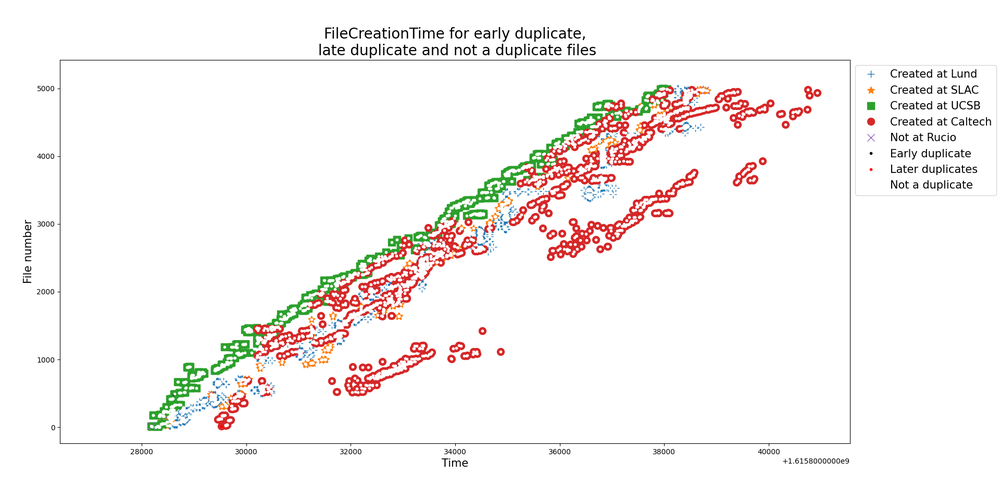
#> input picture 1_1.png, 1000 x 498 px, shrunk from 1920 x 956 before the run
$ python -i compare_sum.py   (imports and definitions only)
#> lines starting #> are read from the running program, lines starting #| are printed output that depends on the picture
import statistics
from tqdm import *
import sqlite3 as sl
import threading
import itertools

from subprocess import PIPE, Popen

name='Lund_all_fixed_delete_all.db'
con = sl.connect(name)
#con=sl.connect("C:\\\\Users\\\\MSI PC\\\\Desktop\\\\gitproj\\\\LDCS-dark-data-qualitative-analysis\\\\{}".format(name))


def runner(input):
    for input2 in files_and_scopes[input]:
        scope=input2[1]
        file=input2[2]
        p = Popen("rucio get-metadata {}:{}".format(scope,file), shell=True, stdout=PIPE, stderr=PIPE)
        L_1, stderr = p.communicate()
        #print(type(L_1))
        stderr=stderr.decode("utf-8").split("\n")

        L=L_1.decode("utf-8").split("\n")
        if len(stderr)>1:
            print(stderr)

        if len(L)<2:
            compare_dict={}
        else:
            compare_dict={}
            for line in L:

                line=line.replace(" ","")
                line=line.split(":",1)
                if len(line)>1:
                    #print(line)
                    compare_dict[line[0]]=line[1]
        for key in compare_dict:
            if key in compare_dict2:
                if compare_dict[key] not in compare_dict2[key]:
                    compare_dict2[key].append(compare_dict[key])
            else:
                compare_dict2[key]=[compare_dict[key]]


statistics_dict={}
rows=[]
# [92 lines not run here, left out]
#plot a bar chart
from tokenize import Number
from matplotlib.axis import YAxis
import matplotlib.pyplot as plt
import numpy as np
from matplotlib.ticker import MultipleLocator
from datetime import datetime
import os
import sqlite3 as sl
from tqdm import *
name=name.replace(".db","")
name2=name.replace("_all","")
name2=name.replace("_2","")
name2=name2.replace("_"," ")
# [4 lines not run here, left out]
name2=name2.replace(" ","_")

# [1 line not run here, left out]

>>> import cv2
>>> picture = cv2.imread('../1_1.png', cv2.IMREAD_GRAYSCALE)
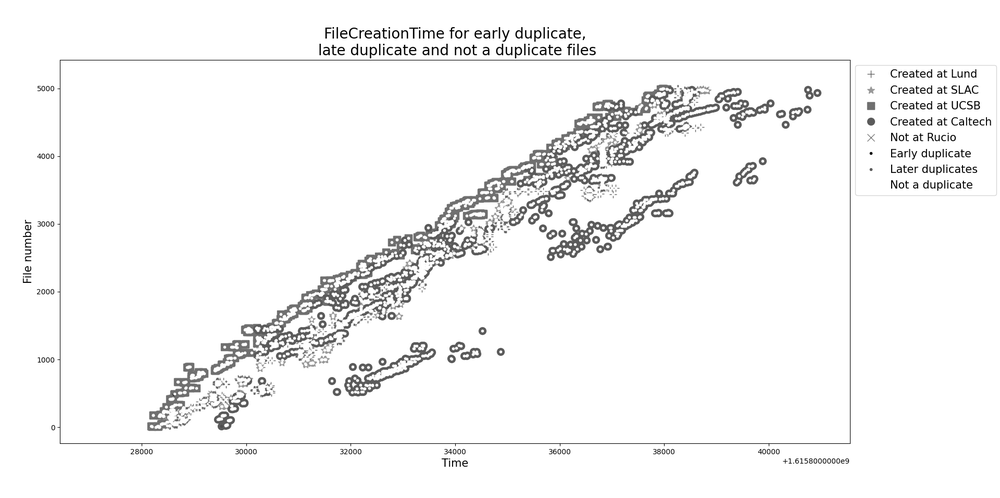
#> picture: shape (498, 1000); min 0, max 255, mean 245.2
#> (the run stopped early here; a loop or call above may not have finished)

$ run again, on 4_1.png
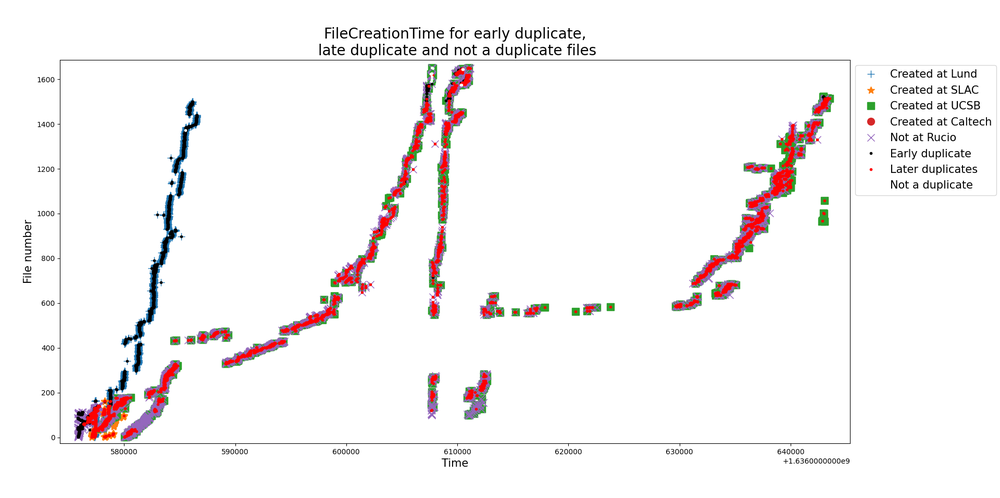
#> input picture 4_1.png, 1000 x 498 px, shrunk from 1920 x 956 before the run
#> `picture = cv2.imread('../1_1.png', cv2.IMREAD_GRAYSCALE)`:
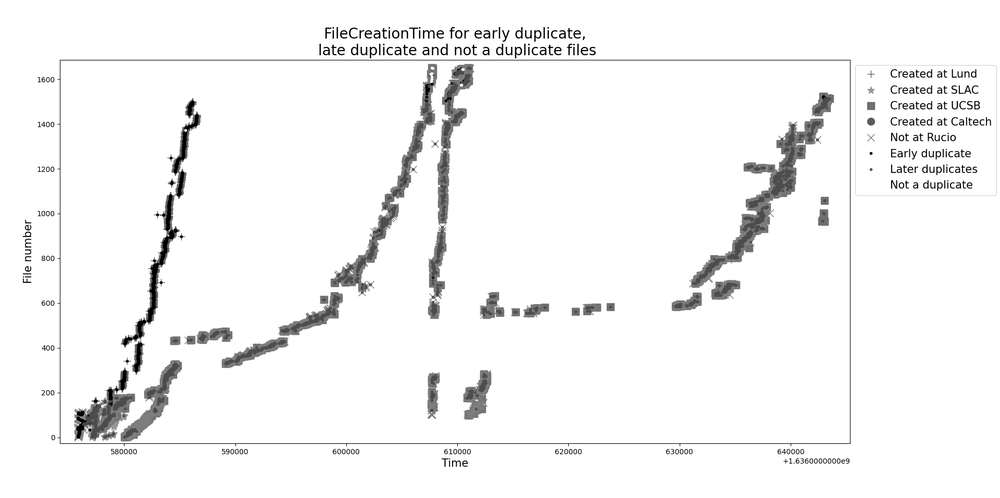
#> picture: shape (498, 1000); min 0, max 255, mean 244.8

$ run again, on 4_2.png
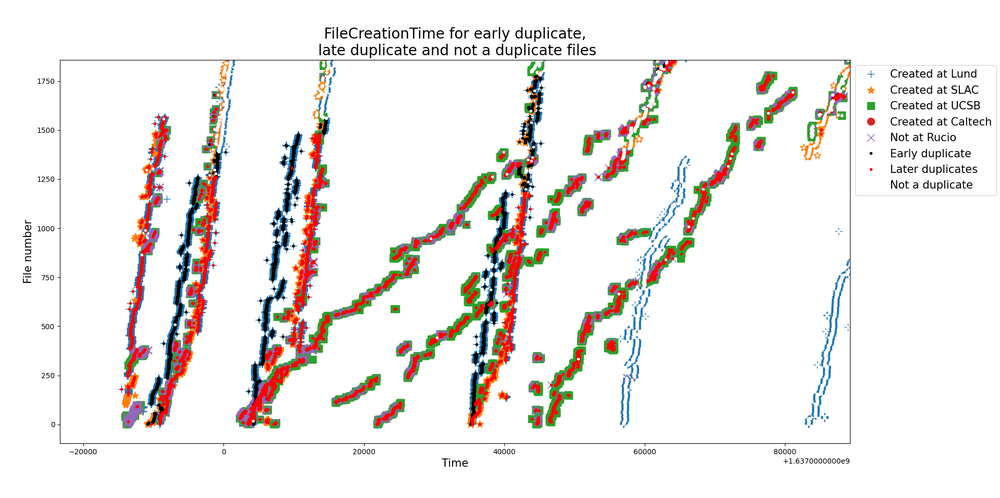
#> input picture 4_2.png, 1000 x 498 px, shrunk from 1920 x 956 before the run
#> `picture = cv2.imread('../1_1.png', cv2.IMREAD_GRAYSCALE)`:
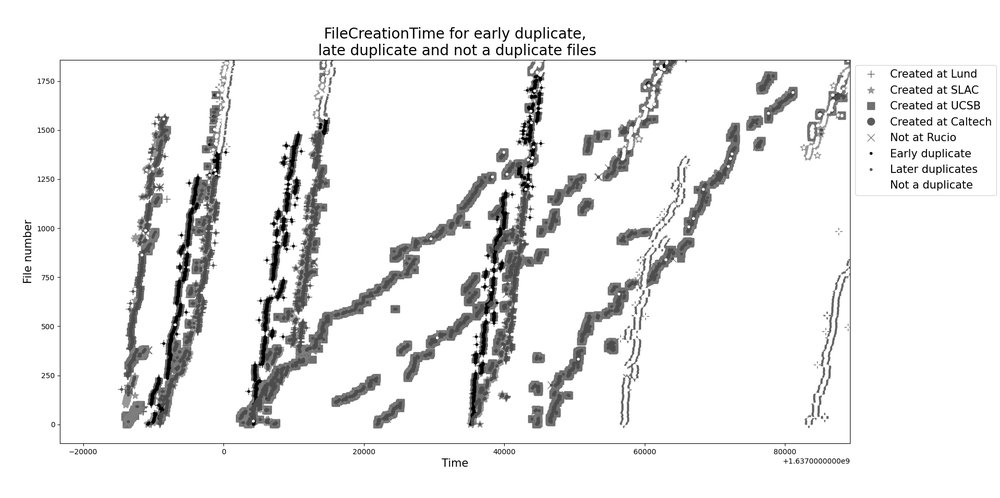
#> picture: shape (498, 1000); min 0, max 255, mean 236.5
